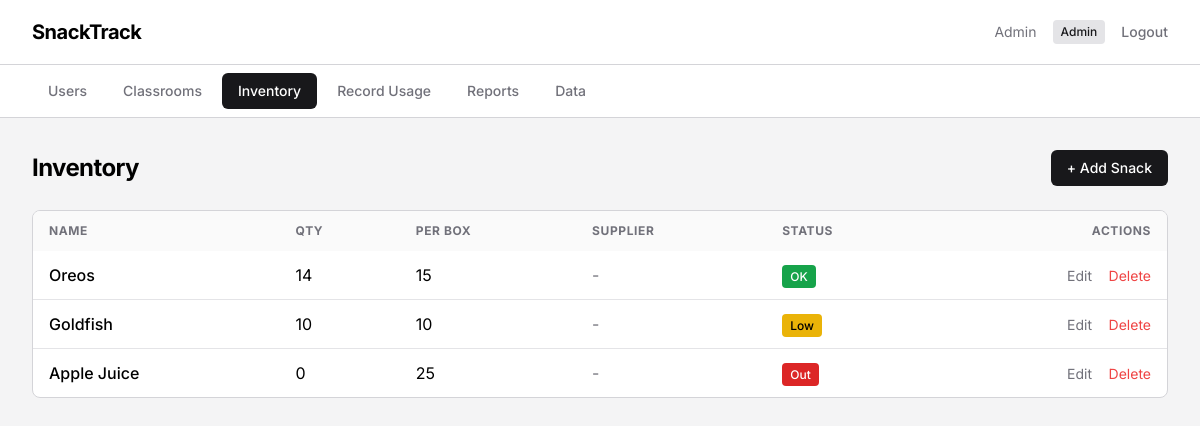
The page /admin-dashboard/inventory/ (signed in) on the database its author committed.
### core/models.py (models this page shows, shortened)
class Snack(models.Model):
    name = models.CharField(max_length=255)
    quantity = models.IntegerField(default=0)
    purchase_price = models.FloatField(default=0)
    quantity_per_box = models.IntegerField(default=1)
    supplier = models.CharField(max_length=255, blank=True, default='')
    low_stock_threshold = models.IntegerField(default=10)
    created_at = models.DateTimeField(auto_now_add=True)

### core/views.py (the view)
# urls.py: path('admin-dashboard/', views.admin_dashboard, name='admin_dashboard'),
@admin_required
def admin_dashboard(request, default_tab=None):
    tab = request.GET.get('tab', default_tab or 'users')
    all_snacks = models.get_all_snacks()
    summary = models.get_usage_summary()
    context = {
        'tab': tab,
        'users': models.get_all_users(),
        'classrooms': models.get_all_classrooms(),
        'snacks': all_snacks,
        'available_snacks': [s for s in all_snacks if s.quantity > 0],
        'transactions': models.get_recent_transactions(10),
        'summary': summary,
        'summary_json': json.dumps(summary, default=str),
        'stats': {
            'users': models.User.objects.count(),
            'classrooms': models.Classroom.objects.count(),
            'snacks': models.Snack.objects.count(),
            'transactions': models.Transaction.objects.count(),
        },
        'user_name': request.session.get('user_name', ''),
    }
    return render(request, 'admin_dashboard.html', context)

### core/models.py (called while the page is built)
def get_all_users():
    return User.objects.all()

def get_all_classrooms():
    return Classroom.objects.all()

def get_all_snacks():
    return Snack.objects.all()

def get_recent_transactions(limit=10):
    return Transaction.objects.order_by('-created_at')[:limit]

### core/views.py (called while the page is built)
def admin_required(view):
    @wraps(view)
    def wrapper(request, *args, **kwargs):
        if 'user_id' not in request.session:
            return redirect('login')
        if request.session.get('user_role') != 'admin':
            return redirect('staff_dashboard')
        return view(request, *args, **kwargs)
    return wrapper

### core/templates/admin_dashboard.html (shortened to what this page needs)
<!DOCTYPE html>
<html lang="en">
<head>
  <script src="https://cdn.tailwindcss.com"></script>
</head>
<body class="min-h-screen bg-zinc-100">
<header class="bg-white border-b border-zinc-300 sticky top-0 z-50">
  <div class="max-w-7xl mx-auto px-4 sm:px-6 lg:px-8">
    <div class="flex justify-between items-center h-16">
      <h1 class="text-xl font-bold tracking-tight">SnackTrack</h1>
      <div class="flex items-center gap-4">
        <span class="text-sm text-zinc-500">{{ user_name }}</span>
        <span class="px-2 py-1 bg-zinc-200 text-zinc-900 text-xs font-medium rounded">Admin</span>
        <a href="{% url 'logout' %}" class="text-zinc-500 hover:text-zinc-900 text-sm font-medium">Logout</a>
      </div>
    </div>
  </div>
</header>
<div class="bg-white border-b border-zinc-300">
  <div class="max-w-7xl mx-auto px-4 sm:px-6 lg:px-8">
    <div class="flex gap-1 py-2">
      <a href="{% url 'admin_dashboard' %}" class="px-4 py-2 text-sm font-medium rounded-md {% if tab == 'users' %}tab-active{% else %}text-zinc-500 hover:bg-zinc-200{% endif %}">Users</a>
      <a href="{% url 'admin_classrooms' %}" class="px-4 py-2 text-sm font-medium rounded-md {% if tab == 'classrooms' %}tab-active{% else %}text-zinc-500 hover:bg-zinc-200{% endif %}">Classrooms</a>
      <a href="{% url 'admin_inventory' %}" class="px-4 py-2 text-sm font-medium rounded-md {% if tab == 'inventory' %}tab-active{% else %}text-zinc-500 hover:bg-zinc-200{% endif %}">Inventory</a>
      <a href="{% url 'admin_usage' %}" class="px-4 py-2 text-sm font-medium rounded-md {% if tab == 'usage' %}tab-active{% else %}text-zinc-500 hover:bg-zinc-200{% endif %}">Record Usage</a>
      <a href="{% url 'admin_dashboard' %}?tab=reports" class="px-4 py-2 text-sm font-medium rounded-md {% if tab == 'reports' %}tab-active{% else %}text-zinc-500 hover:bg-zinc-200{% endif %}">Reports</a>
      <a href="{% url 'admin_data' %}" class="px-4 py-2 text-sm font-medium rounded-md {% if tab == 'data' %}tab-active{% else %}text-zinc-500 hover:bg-zinc-200{% endif %}">Data</a>
    </div>
  </div>
</div>
<main class="max-w-7xl mx-auto px-4 sm:px-6 lg:px-8 py-8">
  {% if tab == 'inventory' %}
  <div class="flex justify-between items-center mb-6">
    <h2 class="text-2xl font-bold tracking-tight">Inventory</h2>
    <a href="{% url 'add_snack' %}" class="bg-zinc-900 text-white px-4 py-2 rounded-md hover:bg-zinc-800 text-sm font-medium">+ Add Snack</a>
  </div>
  <div class="bg-white border border-zinc-300 rounded-lg overflow-hidden">
    <div class="overflow-x-auto">
      <table class="w-full">
        <thead class="bg-zinc-50">
          <tr>
            <th class="px-4 py-3 text-left text-xs font-bold uppercase tracking-wider text-zinc-500">Name</th>
            <th class="px-4 py-3 text-left text-xs font-bold uppercase tracking-wider text-zinc-500">Qty</th>
            <th class="px-4 py-3 text-left text-xs font-bold uppercase tracking-wider text-zinc-500">Per Box</th>
            <th class="px-4 py-3 text-left text-xs font-bold uppercase tracking-wider text-zinc-500">Supplier</th>
            <th class="px-4 py-3 text-left text-xs font-bold uppercase tracking-wider text-zinc-500">Status</th>
            <th class="px-4 py-3 text-right text-xs font-bold uppercase tracking-wider text-zinc-500">Actions</th>
          </tr>
        </thead>
        <tbody class="divide-y divide-zinc-200">
          {% for s in snacks %}
          <tr class="hover:bg-zinc-50">
            <td class="px-4 py-3 font-medium">{{ s.name }}</td>
            <td class="px-4 py-3">{{ s.quantity }}</td>
            <td class="px-4 py-3">{{ s.quantity_per_box }}</td>
            <td class="px-4 py-3 text-zinc-500">{{ s.supplier|default:"-" }}</td>
            <td class="px-4 py-3">
              {% if s.quantity == 0 %}
                <span class="px-2 py-1 bg-red-600 text-white text-xs font-medium rounded">Out</span>
              {% elif s.quantity <= s.low_stock_threshold %}
                <span class="px-2 py-1 bg-yellow-500 text-black text-xs font-medium rounded">Low</span>
              {% else %}
                <span class="px-2 py-1 bg-green-600 text-white text-xs font-medium rounded">OK</span>
              {% endif %}
            </td>
            <td class="px-4 py-3 text-right">
              <a href="{% url 'edit_snack' s.id %}" class="text-zinc-500 hover:text-zinc-900 text-sm mr-3">Edit</a>
              <a href="{% url 'delete_snack' s.id %}" onclick="return confirm('Delete?')" class="text-red-500 hover:text-red-700 text-sm">Delete</a>
            </td>
          </tr>
          {% empty %}
          <tr><td colspan="7" class="px-4 py-8 text-center text-zinc-500">No snacks yet.</td></tr>
          {% endfor %}
        </tbody>
      </table>
    </div>
  </div>
  {% endif %}
</main>
</body>
</html>

### core/templates/admin_dashboard.html (style rules this page uses)
body { font-family: 'Inter', sans-serif; }
.tab-active { background-color: #18181b; color: white; }

### rows shown on the page
Snack: name "Oreos", quantity "14", quantity_per_box "15", supplier "-", low_stock_threshold "OK"
Snack: name "Goldfish", quantity "10", quantity_per_box "10", supplier "-", low_stock_threshold "Low"
Snack: name "Apple Juice", quantity "0", quantity_per_box "25", supplier "-", shows "Out"

### other values the page prints
{{ user_name }} "Admin"
